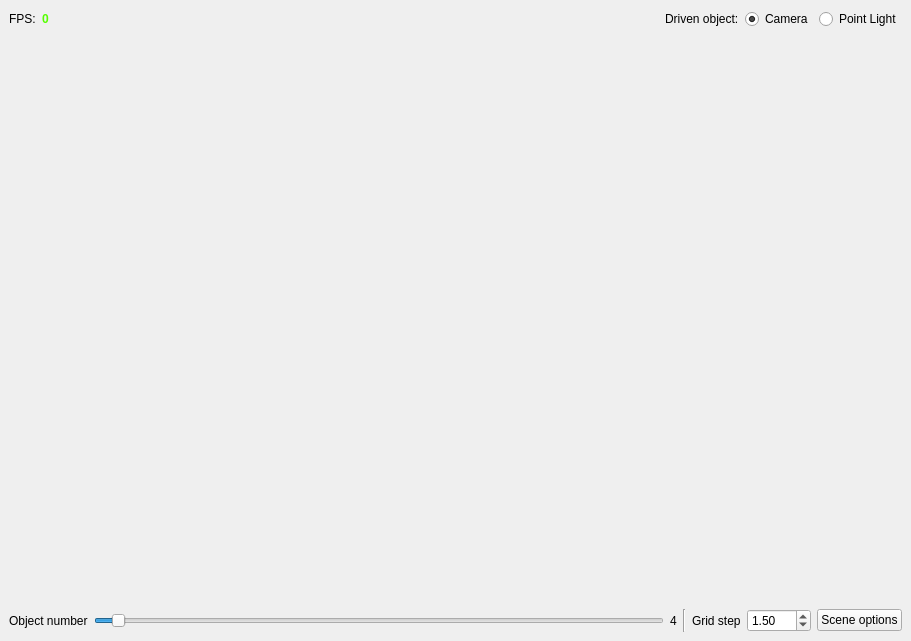
<?xml version="1.0" encoding="UTF-8"?>
<ui version="4.0">
    <class>MainWindow</class>
    <widget class="QMainWindow" name="MainWindow">
        <property name="geometry">
            <rect>
                <x>0</x>
                <y>0</y>
                <width>911</width>
                <height>641</height>
            </rect>
        </property>
        <property name="minimumSize">
            <size>
                <width>640</width>
                <height>640</height>
            </size>
        </property>
        <property name="windowTitle">
            <string>MainWindow</string>
        </property>
        <widget class="QWidget" name="centralwidget">
            <property name="styleSheet">
                <string notr="true">QPushButton{}</string>
            </property>
            <layout class="QVBoxLayout" name="verticalLayout">
                <item>
                    <layout class="QHBoxLayout" name="horizontalLayout_4">
                        <item>
                            <widget class="QLabel" name="label_5">
                                <property name="text">
                                    <string>FPS:</string>
                                </property>
                            </widget>
                        </item>
                        <item>
                            <widget class="QLabel" name="label_6">
                                <property name="styleSheet">
                                    <string notr="true">QLabel{
                                        color : rgb(85, 255, 0);
                                        font-weight : bold;
                                        }
                                    </string>
                                </property>
                                <property name="text">
                                    <string>0</string>
                                </property>
                            </widget>
                        </item>
                        <item>
                            <spacer name="horizontalSpacer">
                                <property name="orientation">
                                    <enum>Qt::Horizontal</enum>
                                </property>
                                <property name="sizeHint" stdset="0">
                                    <size>
                                        <width>40</width>
                                        <height>20</height>
                                    </size>
                                </property>
                            </spacer>
                        </item>
                        <item>
                            <widget class="QLabel" name="label_3">
                                <property name="text">
                                    <string>Driven object:</string>
                                </property>
                            </widget>
                        </item>
                        <item>
                            <layout class="QHBoxLayout" name="horizontalLayout_3">
                                <item>
                                    <widget class="QRadioButton" name="CameraButton">
                                        <property name="text">
                                            <string>Camera</string>
                                        </property>
                                        <property name="checked">
                                            <bool>true</bool>
                                        </property>
                                    </widget>
                                </item>
                                <item>
                                    <widget class="QRadioButton" name="radioButton_2">
                                        <property name="text">
                                            <string>Point Light</string>
                                        </property>
                                    </widget>
                                </item>
                            </layout>
                        </item>
                    </layout>
                </item>
                <item>
                    <widget class="SceneWidget" name="Scene" native="true">
                        <property name="sizePolicy">
                            <sizepolicy hsizetype="Expanding" vsizetype="Expanding">
                                <horstretch>0</horstretch>
                                <verstretch>0</verstretch>
                            </sizepolicy>
                        </property>
                        <property name="minimumSize">
                            <size>
                                <width>640</width>
                                <height>480</height>
                            </size>
                        </property>
                        <property name="focusPolicy">
                            <enum>Qt::StrongFocus</enum>
                        </property>
                    </widget>
                </item>
                <item>
                    <layout class="QHBoxLayout" name="horizontalLayout">
                        <item>
                            <widget class="QLabel" name="label_2">
                                <property name="text">
                                    <string>Object number</string>
                                </property>
                            </widget>
                        </item>
                        <item>
                            <widget class="QSlider" name="horizontalSlider">
                                <property name="minimum">
                                    <number>1</number>
                                </property>
                                <property name="maximum">
                                    <number>100</number>
                                </property>
                                <property name="value">
                                    <number>4</number>
                                </property>
                                <property name="orientation">
                                    <enum>Qt::Horizontal</enum>
                                </property>
                            </widget>
                        </item>
                        <item>
                            <widget class="QLabel" name="label">
                                <property name="text">
                                    <string>4</string>
                                </property>
                            </widget>
                        </item>
                        <item>
                            <widget class="Line" name="line">
                                <property name="orientation">
                                    <enum>Qt::Vertical</enum>
                                </property>
                            </widget>
                        </item>
                        <item>
                            <widget class="QLabel" name="label_4">
                                <property name="text">
                                    <string>Grid step</string>
                                </property>
                            </widget>
                        </item>
                        <item>
                            <widget class="QDoubleSpinBox" name="doubleSpinBox">
                                <property name="minimum">
                                    <double>0.100000000000000</double>
                                </property>
                                <property name="maximum">
                                    <double>100.000000000000000</double>
                                </property>
                                <property name="singleStep">
                                    <double>0.100000000000000</double>
                                </property>
                                <property name="value">
                                    <double>1.500000000000000</double>
                                </property>
                            </widget>
                        </item>
                        <item>
                            <widget class="QPushButton" name="SceneOptionsButton">
                                <property name="text">
                                    <string>Scene options</string>
                                </property>
                            </widget>
                        </item>
                    </layout>
                </item>
            </layout>
        </widget>
    </widget>
    <customwidgets>
        <customwidget>
            <class>SceneWidget</class>
            <extends>QWidget</extends>
            <header>kolodkin/task3/scenewidget.hpp</header>
            <container>1</container>
            <slots>
                <signal>fpsChanged(int)</signal>
                <slot>callOptionsDialog()</slot>
                <slot>selectCamera()</slot>
                <slot>selectPointLight()</slot>
                <slot>setGridSteps(int)</slot>
            </slots>
        </customwidget>
    </customwidgets>
    <resources/>
    <connections>
        <connection>
            <sender>CameraButton</sender>
            <signal>clicked()</signal>
            <receiver>Scene</receiver>
            <slot>selectCamera()</slot>
            <hints>
                <hint type="sourcelabel">
                    <x>763</x>
                    <y>26</y>
                </hint>
                <hint type="destinationlabel">
                    <x>724</x>
                    <y>147</y>
                </hint>
            </hints>
        </connection>
        <connection>
            <sender>radioButton_2</sender>
            <signal>clicked()</signal>
            <receiver>Scene</receiver>
            <slot>selectPointLight()</slot>
            <hints>
                <hint type="sourcelabel">
                    <x>840</x>
                    <y>24</y>
                </hint>
                <hint type="destinationlabel">
                    <x>824</x>
                    <y>77</y>
                </hint>
            </hints>
        </connection>
        <connection>
            <sender>horizontalSlider</sender>
            <signal>valueChanged(int)</signal>
            <receiver>label</receiver>
            <slot>setNum(int)</slot>
            <hints>
                <hint type="sourcelabel">
                    <x>646</x>
                    <y>615</y>
                </hint>
                <hint type="destinationlabel">
                    <x>657</x>
                    <y>621</y>
                </hint>
            </hints>
        </connection>
        <connection>
            <sender>horizontalSlider</sender>
            <signal>valueChanged(int)</signal>
            <receiver>Scene</receiver>
            <slot>setGridSteps(int)</slot>
            <hints>
                <hint type="sourcelabel">
                    <x>416</x>
                    <y>615</y>
                </hint>
                <hint type="destinationlabel">
                    <x>449</x>
                    <y>519</y>
                </hint>
            </hints>
        </connection>
        <connection>
            <sender>Scene</sender>
            <signal>fpsChanged(int)</signal>
            <receiver>label_6</receiver>
            <slot>setNum(int)</slot>
            <hints>
                <hint type="sourcelabel">
                    <x>111</x>
                    <y>127</y>
                </hint>
                <hint type="destinationlabel">
                    <x>53</x>
                    <y>24</y>
                </hint>
            </hints>
        </connection>
    </connections>
    <slots>
        <slot>callColorDialog()</slot>
    </slots>
</ui>
